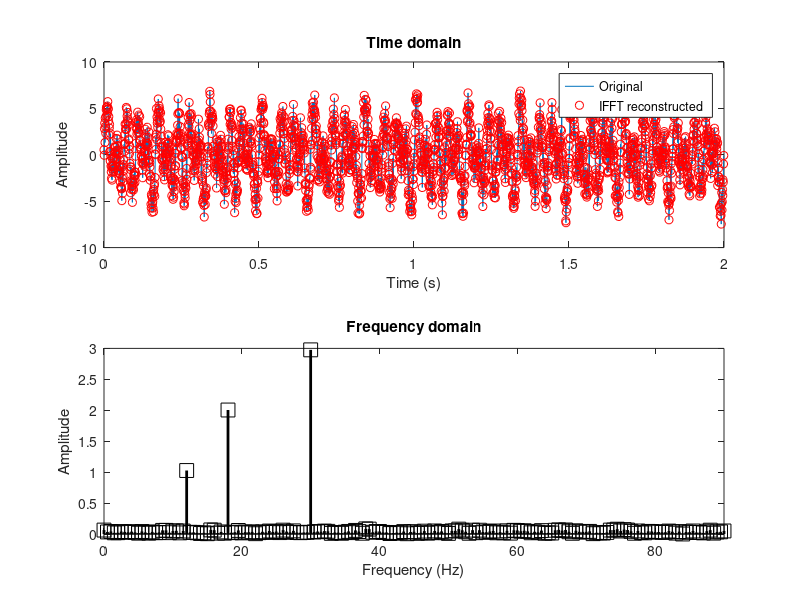
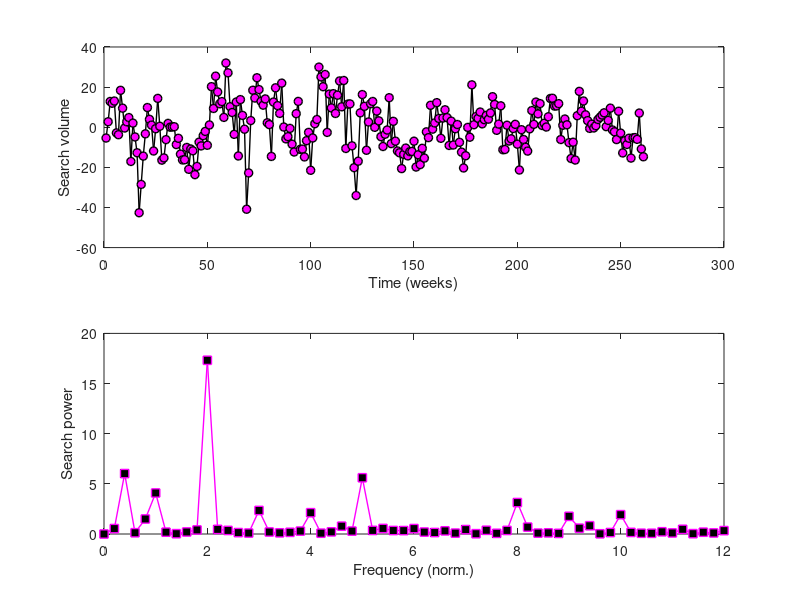

The MATLAB source for these figures, in order:
%% Fourier transform for spectral analyses
%% Generate a multispectral noisy signal
% Simulation parameters
srate = 1234; % in Hz
npnts = srate*2; % 2 seconds
time  = (0:npnts-1)/srate;

% Frequencies to include
frex  = [ 12 18 30 ];

signal = zeros(size(time));

% Loop over frequencies to create signal
for fi=1:length(frex)
    signal = signal + fi*sin(2*pi*frex(fi)*time);
end

% Add some noise
signal = signal + randn(size(signal));

% Amplitude spectrum via Fourier transform
signalX = fft(signal);
signalAmp = 2*abs(signalX)/npnts;

% Vector of frequencies in Hz
hz = linspace(0,srate/2,floor(npnts/2)+1);

%% Plots
figure(1), clf
subplot(211)

plot(time,signal)
xlabel('Time (s)'), ylabel('Amplitude')
title('Time domain')

subplot(212)
stem(hz,signalAmp(1:length(hz)),'ks','linew',2,'markersize',10)
set(gca,'xlim',[0 max(frex)*3])
xlabel('Frequency (Hz)'), ylabel('Amplitude')
title('Frequency domain')

subplot(211), hold on
plot(time,ifft(signalX),'ro')
legend({'Original';'IFFT reconstructed'})

%% Example with real data
% Data downloaded from https://trends.google.com/trends/explore?date=today%205-y&geo=US&q=signal%20processing
searchdata = [69 77 87 86 87 71 70 92 83 73 76 78 56 75 68 60 30 44 58 69 82 76 73 60 71 86 72 55 56 65 73 71 71 71 62 65 57 54 54 60 49 59 58 46 50 62 60 65 67 60 70 89 78 94 86 80 81 73 100 95 78 75 64 80 53 81 73 66 26 44 70 85 81 91 85 79 77 80 68 67 51 78 85 76 72 87 65 59 60 64 56 52 71 77 53 53 49 57 61 42 58 65 67 93 88 83 89 60 79 72 79 69 78 85 72 85 51 73 73 52 41 27 44 68 77 71 49 63 72 73 60 68 63 55 50 56 58 74 51 62 52 47 46 38 45 48 44 46 46 51 38 44 39 47 42 55 52 68 56 59 69 61 51 61 65 61 47 59 47 55 57 48 43 35 41 55 50 76 56 60 59 62 56 58 60 58 61 69 65 52 55 64 42 42 54 46 47 52 54 44 31 51 46 42 40 51 60 53 64 58 63 52 53 51 56 65 65 61 61 62 44 51 54 51 42 34 42 33 55 67 57 62 55 52 48 50 48 49 52 53 54 55 48 51 57 46 45 41 55 44 34 40 38 41 31 41 41 40 53 35 31];
N = length(searchdata);

% Possible normalization
searchdata = detrend(searchdata);

% Power
searchpow = abs( fft( searchdata )/N ).^2;
hz = linspace(0,52,N);

figure(2), clf
subplot(211)
plot(searchdata,'ko-','markerfacecolor','m','linew',1)
xlabel('Time (weeks)'), ylabel('Search volume')

subplot(212)
plot(hz,searchpow,'ms-','markerfacecolor','k','linew',1)
xlabel('Frequency (norm.)'), ylabel('Search power')
set(gca,'xlim',[0 12])

%% end.